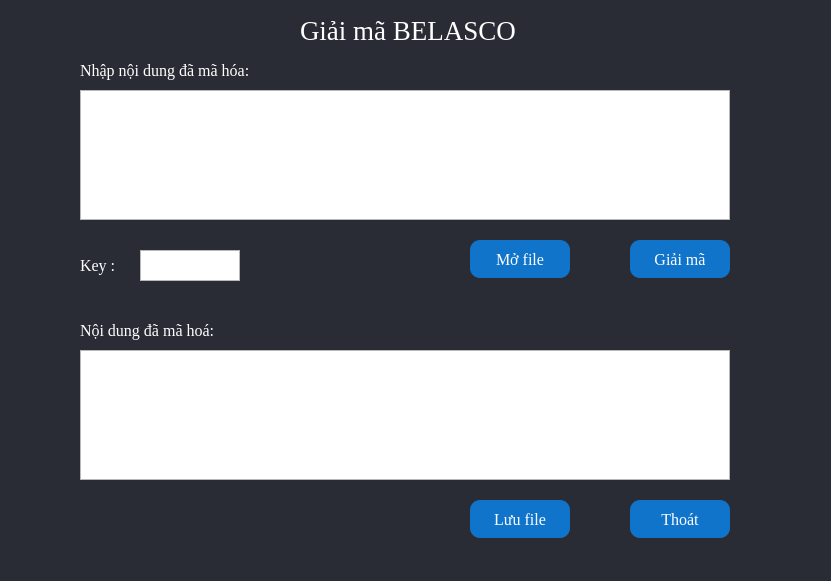
<?xml version="1.0" encoding="UTF-8"?>
<ui version="4.0">
 <class>Form</class>
 <widget class="QWidget" name="Form">
  <property name="geometry">
   <rect>
    <x>0</x>
    <y>0</y>
    <width>831</width>
    <height>581</height>
   </rect>
  </property>
  <property name="windowTitle">
   <string>Form</string>
  </property>
  <property name="styleSheet">
   <string notr="true">#Form{
background-color: #292C35;
color: rgb(255, 255, 255);
}
#btnGiaiMa{
	background-color: #1074CA;
	color: rgb(255, 255, 255);
	border-radius: 10px;
}
#btnOpenFile{
	background-color: #1074CA;
	color: rgb(255, 255, 255);
	border-radius: 10px;
}
#btnSaveFile{
	background-color: #1074CA;
	color: rgb(255, 255, 255);
	border-radius: 10px;

}
#btnClose{
	background-color: #1074CA;
	color: rgb(255, 255, 255);
	border-radius: 10px;

}</string>
  </property>
  <widget class="QTextEdit" name="txtVanBanGoc">
   <property name="geometry">
    <rect>
     <x>80</x>
     <y>350</y>
     <width>650</width>
     <height>130</height>
    </rect>
   </property>
   <property name="font">
    <font>
     <family>Times New Roman</family>
     <pointsize>12</pointsize>
    </font>
   </property>
   <property name="styleSheet">
    <string notr="true">font: 12pt &quot;Times New Roman&quot;;
color: rgb(255, 255, 255);</string>
   </property>
  </widget>
  <widget class="QLabel" name="label_2">
   <property name="geometry">
    <rect>
     <x>80</x>
     <y>60</y>
     <width>221</width>
     <height>21</height>
    </rect>
   </property>
   <property name="font">
    <font>
     <family>Times New Roman</family>
     <pointsize>12</pointsize>
    </font>
   </property>
   <property name="styleSheet">
    <string notr="true">color: rgb(255, 255, 255);</string>
   </property>
   <property name="text">
    <string>Nhập nội dung đã mã hóa:</string>
   </property>
  </widget>
  <widget class="QLabel" name="label">
   <property name="geometry">
    <rect>
     <x>300</x>
     <y>0</y>
     <width>301</width>
     <height>61</height>
    </rect>
   </property>
   <property name="font">
    <font>
     <family>Times New Roman</family>
     <pointsize>20</pointsize>
     <weight>50</weight>
     <italic>false</italic>
     <bold>false</bold>
    </font>
   </property>
   <property name="styleSheet">
    <string notr="true">color: rgb(255, 255, 255);</string>
   </property>
   <property name="text">
    <string>Giải mã BELASCO</string>
   </property>
  </widget>
  <widget class="QPushButton" name="btnOpenFile">
   <property name="geometry">
    <rect>
     <x>470</x>
     <y>240</y>
     <width>100</width>
     <height>38</height>
    </rect>
   </property>
   <property name="font">
    <font>
     <family>Times New Roman</family>
     <pointsize>12</pointsize>
    </font>
   </property>
   <property name="text">
    <string>Mở file</string>
   </property>
   <property name="icon">
    <iconset>
     <normaloff>../icon/mo.png</normaloff>../icon/mo.png</iconset>
   </property>
  </widget>
  <widget class="QTextEdit" name="txtCiphertext">
   <property name="geometry">
    <rect>
     <x>80</x>
     <y>90</y>
     <width>650</width>
     <height>130</height>
    </rect>
   </property>
   <property name="styleSheet">
    <string notr="true">font: 12pt &quot;Times New Roman&quot;;
color: rgb(255, 255, 255);</string>
   </property>
  </widget>
  <widget class="QPushButton" name="btnSaveFile">
   <property name="geometry">
    <rect>
     <x>470</x>
     <y>500</y>
     <width>100</width>
     <height>38</height>
    </rect>
   </property>
   <property name="font">
    <font>
     <family>Times New Roman</family>
     <pointsize>12</pointsize>
    </font>
   </property>
   <property name="text">
    <string>Lưu file</string>
   </property>
   <property name="icon">
    <iconset>
     <normaloff>../icon/luufile.png</normaloff>../icon/luufile.png</iconset>
   </property>
   <property name="iconSize">
    <size>
     <width>16</width>
     <height>16</height>
    </size>
   </property>
   <property name="checkable">
    <bool>false</bool>
   </property>
  </widget>
  <widget class="QPushButton" name="btnGiaiMa">
   <property name="geometry">
    <rect>
     <x>630</x>
     <y>240</y>
     <width>100</width>
     <height>38</height>
    </rect>
   </property>
   <property name="font">
    <font>
     <family>Times New Roman</family>
     <pointsize>12</pointsize>
    </font>
   </property>
   <property name="text">
    <string>Giải mã</string>
   </property>
   <property name="icon">
    <iconset>
     <normaloff>../icon/gm_.png</normaloff>../icon/gm_.png</iconset>
   </property>
  </widget>
  <widget class="QLabel" name="label_4">
   <property name="geometry">
    <rect>
     <x>80</x>
     <y>320</y>
     <width>181</width>
     <height>21</height>
    </rect>
   </property>
   <property name="font">
    <font>
     <family>Times New Roman</family>
     <pointsize>12</pointsize>
    </font>
   </property>
   <property name="styleSheet">
    <string notr="true">color: rgb(255, 255, 255);</string>
   </property>
   <property name="text">
    <string>Nội dung đã mã hoá:</string>
   </property>
  </widget>
  <widget class="QPushButton" name="btnClose">
   <property name="geometry">
    <rect>
     <x>630</x>
     <y>500</y>
     <width>100</width>
     <height>38</height>
    </rect>
   </property>
   <property name="font">
    <font>
     <family>Times New Roman</family>
     <pointsize>12</pointsize>
    </font>
   </property>
   <property name="text">
    <string>Thoát</string>
   </property>
   <property name="icon">
    <iconset>
     <normaloff>../icon/thoat.png</normaloff>../icon/thoat.png</iconset>
   </property>
   <property name="iconSize">
    <size>
     <width>20</width>
     <height>20</height>
    </size>
   </property>
   <property name="checkable">
    <bool>false</bool>
   </property>
  </widget>
  <widget class="QLabel" name="label_3">
   <property name="geometry">
    <rect>
     <x>80</x>
     <y>250</y>
     <width>51</width>
     <height>31</height>
    </rect>
   </property>
   <property name="font">
    <font>
     <family>Times New Roman</family>
     <pointsize>12</pointsize>
    </font>
   </property>
   <property name="styleSheet">
    <string notr="true">color: rgb(255, 255, 255);</string>
   </property>
   <property name="text">
    <string>Key :</string>
   </property>
  </widget>
  <widget class="QTextEdit" name="txtKey">
   <property name="geometry">
    <rect>
     <x>140</x>
     <y>250</y>
     <width>100</width>
     <height>31</height>
    </rect>
   </property>
   <property name="font">
    <font>
     <family>Times New Roman</family>
     <pointsize>12</pointsize>
    </font>
   </property>
   <property name="styleSheet">
    <string notr="true">font: 12pt &quot;Times New Roman&quot;;
color: rgb(255, 255, 255);</string>
   </property>
  </widget>
 </widget>
 <resources/>
 <connections/>
</ui>
